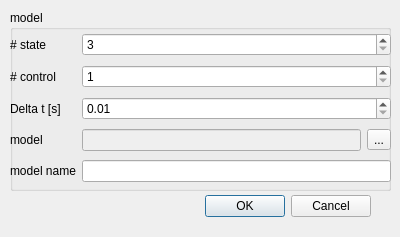
<?xml version="1.0" encoding="UTF-8"?>
<ui version="4.0">
 <class>AddModelDialog</class>
 <widget class="QDialog" name="AddModelDialog">
  <property name="geometry">
   <rect>
    <x>0</x>
    <y>0</y>
    <width>400</width>
    <height>237</height>
   </rect>
  </property>
  <property name="windowTitle">
   <string>Add Model</string>
  </property>
  <widget class="QDialogButtonBox" name="buttonBox">
   <property name="geometry">
    <rect>
     <x>30</x>
     <y>190</y>
     <width>341</width>
     <height>32</height>
    </rect>
   </property>
   <property name="orientation">
    <enum>Qt::Horizontal</enum>
   </property>
   <property name="standardButtons">
    <set>QDialogButtonBox::Cancel|QDialogButtonBox::Ok</set>
   </property>
  </widget>
  <widget class="QGroupBox" name="groupBox">
   <property name="geometry">
    <rect>
     <x>10</x>
     <y>10</y>
     <width>381</width>
     <height>181</height>
    </rect>
   </property>
   <property name="title">
    <string>model</string>
   </property>
   <widget class="QWidget" name="formLayoutWidget">
    <property name="geometry">
     <rect>
      <x>0</x>
      <y>20</y>
      <width>381</width>
      <height>159</height>
     </rect>
    </property>
    <layout class="QGridLayout" name="gridLayout">
     <item row="0" column="0">
      <widget class="QLabel" name="label">
       <property name="text">
        <string># state</string>
       </property>
      </widget>
     </item>
     <item row="0" column="1">
      <widget class="QSpinBox" name="nState">
       <property name="minimum">
        <number>3</number>
       </property>
       <property name="maximum">
        <number>255</number>
       </property>
      </widget>
     </item>
     <item row="1" column="0">
      <widget class="QLabel" name="label_2">
       <property name="text">
        <string># control</string>
       </property>
      </widget>
     </item>
     <item row="1" column="1">
      <widget class="QSpinBox" name="nControl">
       <property name="minimum">
        <number>1</number>
       </property>
       <property name="maximum">
        <number>255</number>
       </property>
      </widget>
     </item>
     <item row="2" column="0">
      <widget class="QLabel" name="label_3">
       <property name="text">
        <string>Delta t [s]</string>
       </property>
      </widget>
     </item>
     <item row="2" column="1">
      <widget class="QDoubleSpinBox" name="deltat">
       <property name="minimum">
        <double>0.010000000000000</double>
       </property>
       <property name="maximum">
        <double>1.000000000000000</double>
       </property>
       <property name="singleStep">
        <double>0.010000000000000</double>
       </property>
       <property name="value">
        <double>0.010000000000000</double>
       </property>
      </widget>
     </item>
     <item row="3" column="0">
      <widget class="QLabel" name="label_4">
       <property name="text">
        <string>model</string>
       </property>
      </widget>
     </item>
     <item row="4" column="0">
      <widget class="QLabel" name="label_5">
       <property name="text">
        <string>model name</string>
       </property>
      </widget>
     </item>
     <item row="4" column="1">
      <widget class="QLineEdit" name="modelName"/>
     </item>
     <item row="3" column="1">
      <layout class="QHBoxLayout" name="horizontalLayout">
       <item>
        <widget class="QLineEdit" name="modelPathDisp">
         <property name="enabled">
          <bool>false</bool>
         </property>
        </widget>
       </item>
       <item>
        <widget class="QToolButton" name="modelPath">
         <property name="focusPolicy">
          <enum>Qt::WheelFocus</enum>
         </property>
         <property name="acceptDrops">
          <bool>false</bool>
         </property>
         <property name="text">
          <string>...</string>
         </property>
        </widget>
       </item>
      </layout>
     </item>
    </layout>
   </widget>
  </widget>
 </widget>
 <tabstops>
  <tabstop>nState</tabstop>
  <tabstop>nControl</tabstop>
  <tabstop>deltat</tabstop>
  <tabstop>modelPath</tabstop>
  <tabstop>modelName</tabstop>
  <tabstop>modelPathDisp</tabstop>
 </tabstops>
 <resources/>
 <connections>
  <connection>
   <sender>buttonBox</sender>
   <signal>accepted()</signal>
   <receiver>AddModelDialog</receiver>
   <slot>accept()</slot>
   <hints>
    <hint type="sourcelabel">
     <x>248</x>
     <y>254</y>
    </hint>
    <hint type="destinationlabel">
     <x>157</x>
     <y>274</y>
    </hint>
   </hints>
  </connection>
  <connection>
   <sender>buttonBox</sender>
   <signal>rejected()</signal>
   <receiver>AddModelDialog</receiver>
   <slot>reject()</slot>
   <hints>
    <hint type="sourcelabel">
     <x>316</x>
     <y>260</y>
    </hint>
    <hint type="destinationlabel">
     <x>286</x>
     <y>274</y>
    </hint>
   </hints>
  </connection>
 </connections>
</ui>
